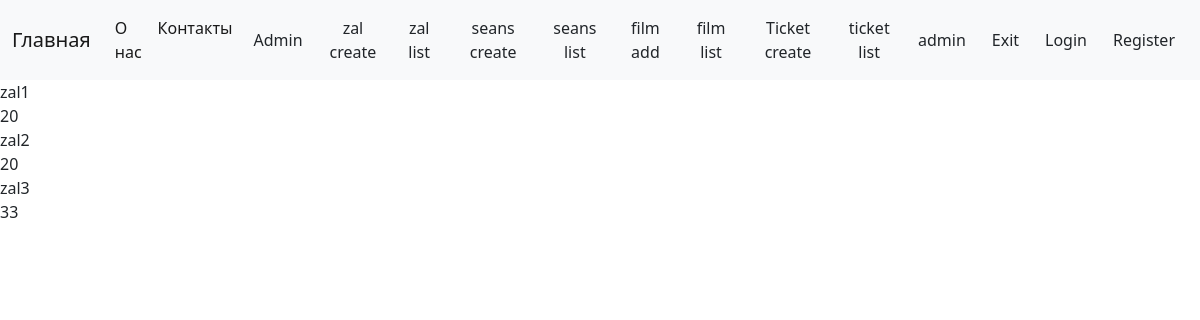
The page /zal/list (signed in) on the database as committed earlier.
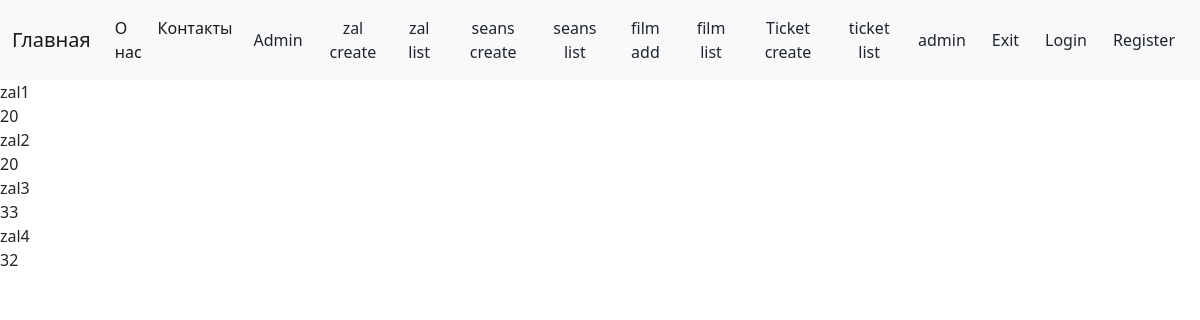
The same page on the database as committed later.
### zal/models.py (models this page shows, shortened)
class Zal(models.Model):
    name = models.CharField(max_length=255)
    size = models.IntegerField(default=20,
                               verbose_name='Количество мест'
                               )

### zal/views.py (the view)
# urls.py: path('zal/list', ZalList.as_view(), name='zal-list'),
class ZalList(ListView):
    model = Zal
    template_name = 'zal-list.html'
    context_object_name = 'zals'

### zal/templates/zal-list.html
{% extends 'static/base.html' %}
{% block content %}
    {% for zal in zals %}
         {% include 'zal-detail.html' with zal=zal %}
    {% endfor %}
{% endblock %}

### zal/templates/zal-detail.html
{% block content %}
     <div>
    {{ zal.name }}
    </div>
    <div>
    {{ zal.size }}
    </div>
{% endblock %}

Rows that differ between the two databases and show on the page:
added Zal: name "zal4", size "32"
